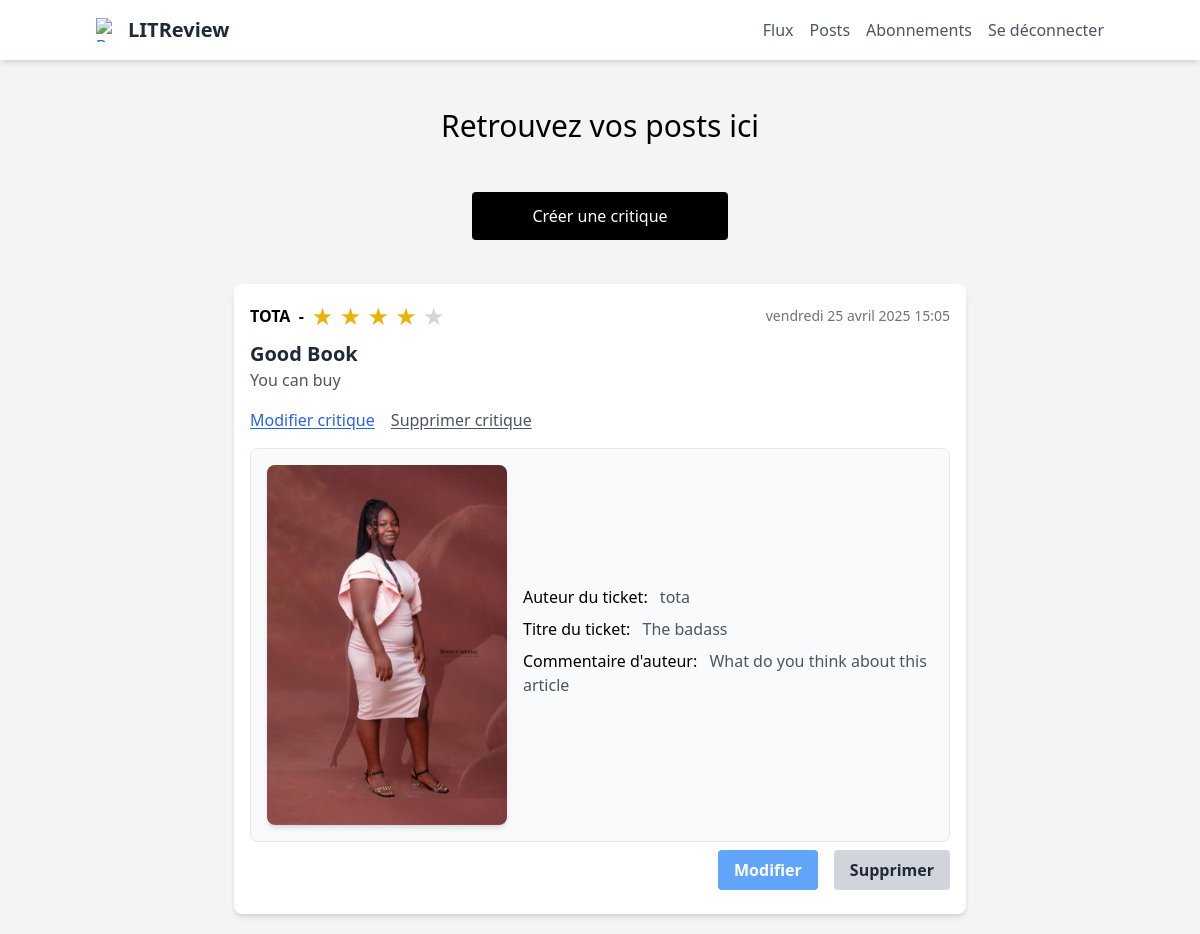
Before: /posts/ (signed in) with the older database file.
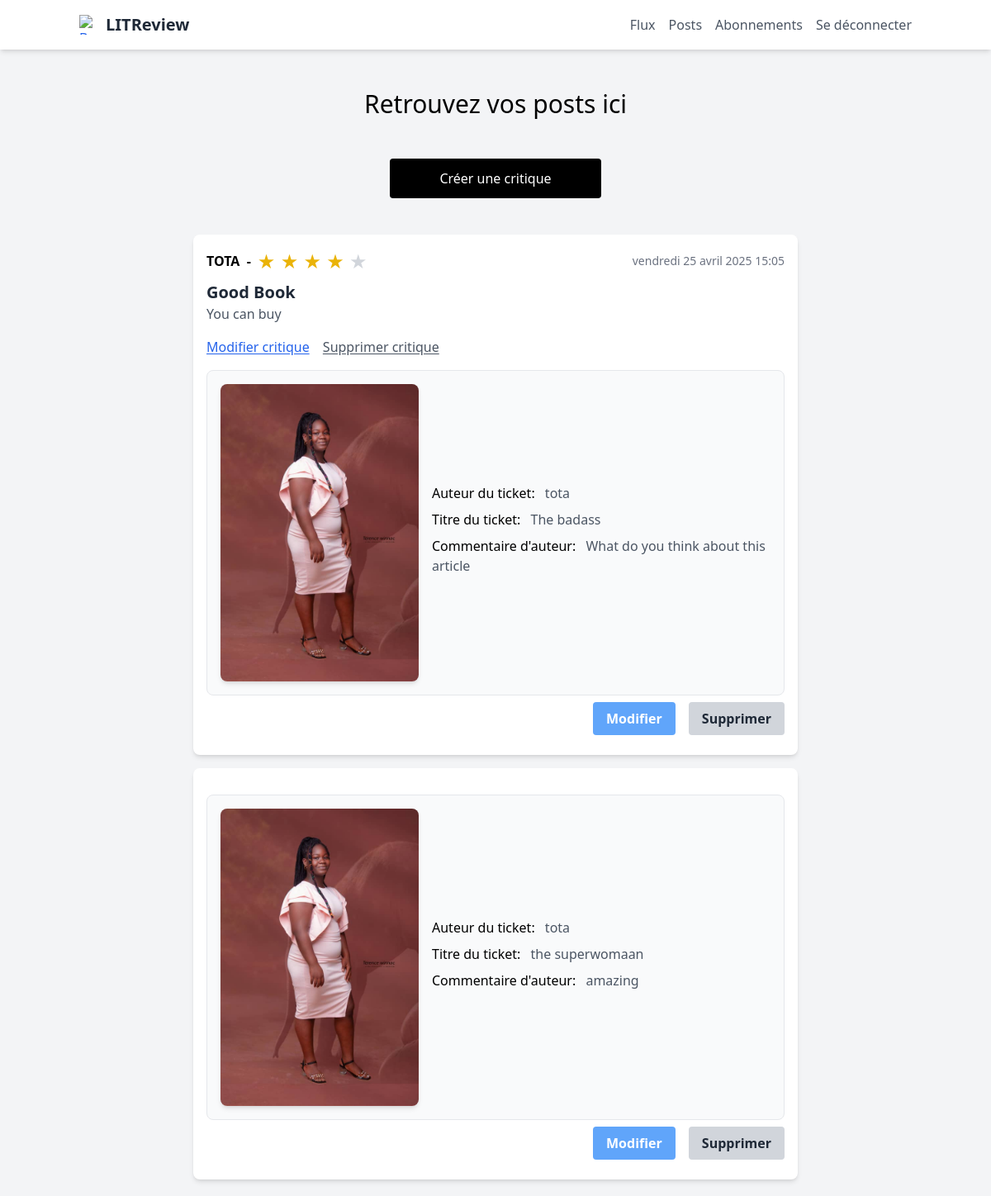
After: the same page with the newer database file.
### review/models.py (models this page shows)
class Review(models.Model):
    ticket = models.ForeignKey(Ticket, on_delete=models.CASCADE, related_name='reviews')
    rating = models.PositiveSmallIntegerField(validators=[MinValueValidator(0), MaxValueValidator(5)])
    user = models.ForeignKey(settings.AUTH_USER_MODEL, on_delete=models.CASCADE)
    headline = models.CharField(max_length=128)
    body = models.TextField(max_length=8192, blank=True)
    time_created = models.DateTimeField(auto_now_add=True)

### authentication/models.py (models this page shows)
class User(AbstractUser):
    ROLE_CHOICES = (
        ('user', 'Utilisateur'),
        ('admin', 'Administrateur'),
    )
    role = models.CharField(max_length=10, choices=ROLE_CHOICES, default='user', verbose_name='Rôle')

### ticket/models.py (models this page shows)
class Ticket(models.Model):
    photo = models.ForeignKey(Photo, null=True, on_delete=models.SET_NULL, blank=True)
    title = models.CharField(max_length=128)
    content = models.CharField(max_length=5000)
    author = models.ForeignKey(settings.AUTH_USER_MODEL, on_delete=models.CASCADE)
    time_created = models.DateTimeField(auto_now_add=True)
    starred = models.BooleanField(default=False)
    delete = models.BooleanField(default=False)

class Photo(models.Model):
    image = models.ImageField()
    uploader = models.ForeignKey(settings.AUTH_USER_MODEL, on_delete=models.CASCADE)
    time_created = models.DateTimeField(auto_now_add=True)

### ticket/views.py (the view)
# urls.py: path('posts/', ticket.views.posts, name='posts'),
@login_required
def posts(request):
    tickets = models.Ticket.objects.filter(author=request.user,delete=False)
    context = {'tickets': tickets}
    return render(request, 'ticket/posts.html', context)

### ticket/templates/ticket/posts.html (shortened to what the changed rows need)
{% extends 'base.html' %}
{% load static %}
{% block content %}
<div class="px-28 bg-gray-100">
    {% if message != None %}
    <p class="message">{{ message }}</p>
{% else %}
    <div class="ticket-section flex flex-wrap justify-center gap-4 py-5">
        {% for ticket in tickets %}
            <div class="bg-white shadow-md rounded-lg p-4 md:w-3/4">
                {% if ticket.reviews.all %}
                    {% for review in ticket.reviews.all %}
                        <div class="review_section">
                            <div class="md:flex justify-between items-center mb-2">
                                <div class="md:flex items-center">
                                    <span class="text-1xl font-bold mr-2 uppercase">{{ review.user.username }} &nbsp;-</span>
                                    <span class="text-yellow-500 mr-2 text-2xl">
                                        {% for i in "12345" %}
                                            {% if forloop.counter <= review.rating %}
                                                ★
                                            {% else %}
                                                <span class="text-gray-300">★</span>
                                            {% endif %}
                                        {% endfor %}
                                    </span>
                                </div>
                                <span class="text-gray-500 text-sm">
                                    {{ review.time_created|date:"l j F Y H:i" }}
                                </span>
                            </div>
                            <div class="review_body">
                                <div class="part1">
                                    <h2 class="text-xl font-bold text-gray-800">{{ review.headline }}</h2>
                                    <p class="text-gray-600 mb-4">{{ review.body }}</p>
                                </div>
                                {% if review.user == user %}
                                    <div class="part2 my-2">
                                        <a class="update" href="{% url 'update-review' ticket.id review.id %}">
                                            <button class="text-blue-600 underline underline-offset-2 font-medium rounded mr-3">
                                                Modifier critique
                                            </button>
                                        </a>
                                        <form method="POST" action="{% url 'review_delete' ticket.id %}" style="display:inline;">
                                            <button type="submit" class="text-gray-600 font-medium underline underline-offset-2 rounded">
                                                Supprimer critique
                                            </button>
                                        </form>
                                    </div>
                                {% endif %}
                            </div>
                        </div>
                    {% endfor %}
                {% endif %}
                <div class="md:flex items-center border rounded-lg p-4 bg-gray-50 space-x-4 w-100 mt-4">
                    <img src="{{ ticket.photo.image.url }}" alt="Ticket image" class="w-60 h-auto rounded-lg shadow-md">
                    <div>
                        <div class="mb-2">
                            <span class="font-medium mr-2">Auteur du ticket:</span>
                            <span class="text-gray-600">{{ ticket.author }}</span>
                        </div>
                        <div class="mb-2">
                            <span class="font-medium mr-2">Titre du ticket:</span>
                            <span class="text-gray-600">{{ ticket.title }}</span>
                        </div>
                        <div class="mb-2">
                            <span class="font-medium mr-2">Commentaire d'auteur:</span>
                            <span class="text-gray-600">{{ ticket.content }}</span>
                        </div>
                    </div>
                </div>
                <div class="buttons flex justify-end gap-4 py-2">
                    <a href="{% url 'ticket_update' ticket.id %}" class="update">
                        <button class="bg-blue-400 text-white font-bold py-2 px-4 rounded">
                            Modifier
                        </button>
                    </a>
                    <form method="POST" action="{% url 'ticket_delete' ticket.id %}">
                        <button type="submit" class="delete bg-gray-300 hover:bg-gray-400 text-gray-800 font-bold py-2 px-4 rounded">
                            Supprimer
                        </button>
                    </form>
                </div>
            </div>
        {% endfor %}
    </div>
{% endif %}
</div>
{% endblock content %}

Changed rows visible on the page:
added Ticket: photo.image (picture), author "tota", title "the superwomaan", content "amazing"
